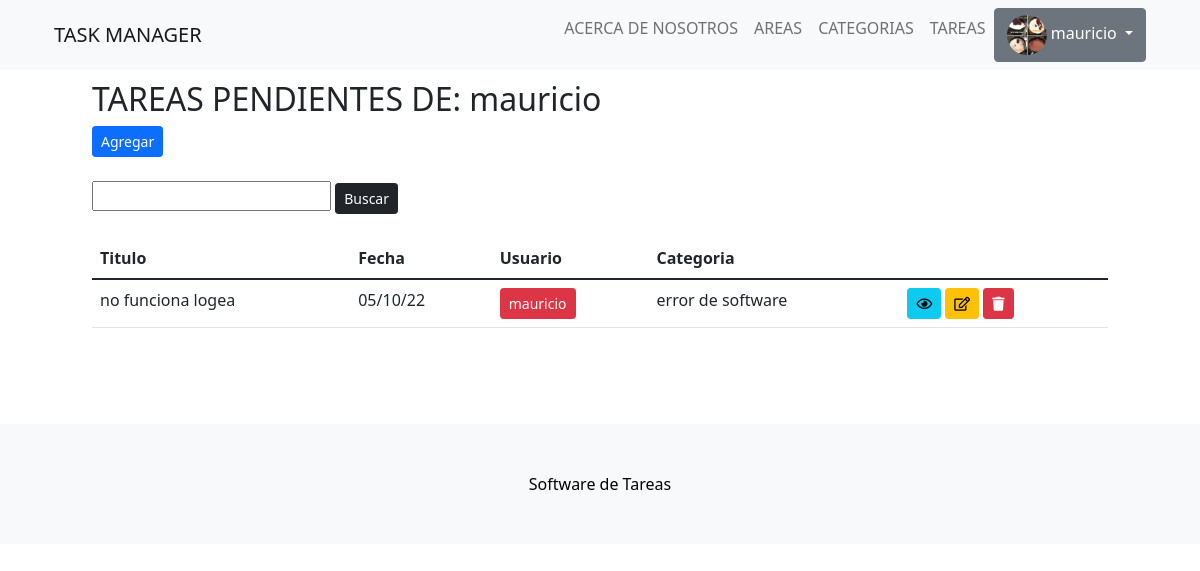
Page /tarea_usuario/1 (signed in) on the earlier database version.
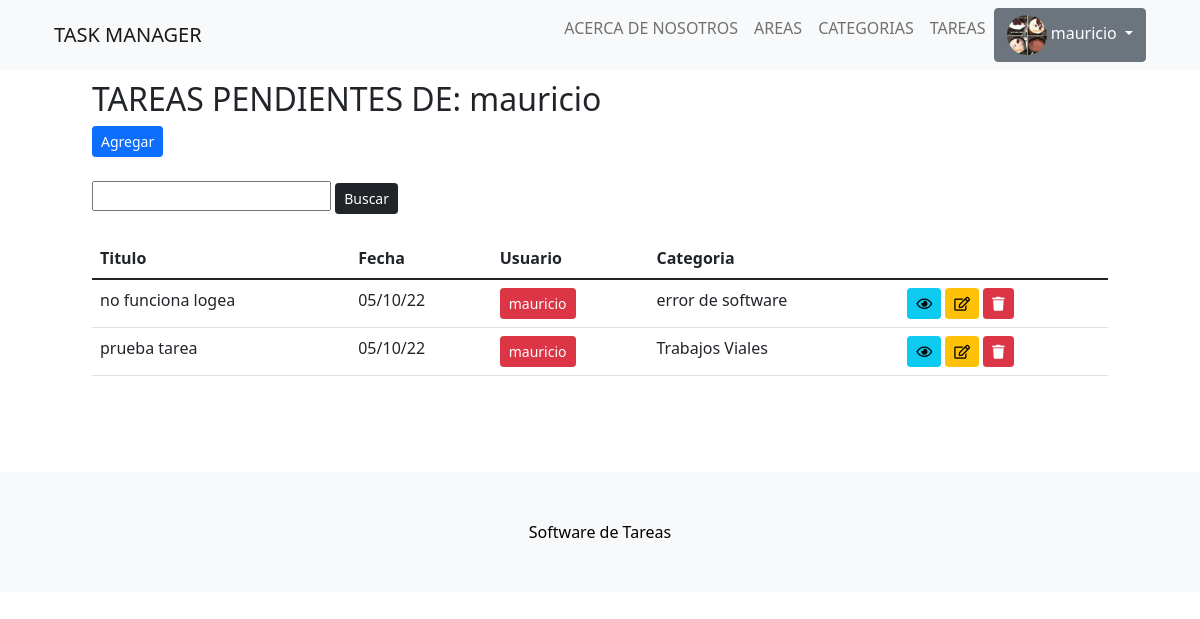
Same page on the later database version.
### app_tareas/models.py (models this page shows, shortened)
class Tarea(models.Model):
    usuario = models.ForeignKey(User,null=False, on_delete=models.CASCADE)
    titulo = models.CharField(max_length=200,null=False)
    descripcion = models.TextField(null=False)
    completo = models.BooleanField(default=False)
    creado = models.DateTimeField(auto_now_add=True)
    categoria = models.ForeignKey(Categoria,null=False,on_delete=models.PROTECT)
    usuario_carga = models.CharField(max_length=61,null=True)
    area = models.ForeignKey(Area,null=False,on_delete=models.PROTECT)
    class Meta:
        ordering = ['completo']

class Categoria(models.Model):
    descripcion = models.CharField(max_length=100)
    def __str__(self):
        return self.descripcion

### app_tareas/views.py (the view)
# urls.py: path('tarea_usuario/<int:usuario_id>', tarea , name ='tarea_usuario'),
def tarea(request, usuario_id):
    user = User.objects.filter(id = usuario_id)
    tareas = Tarea.objects.filter(usuario_id = user[0])
    return render(request, "app_tareas/tareas/tarea_usuario.html", {'tareas': tareas, 'usuario': user[0]})

### app_tareas/templates/app_tareas/tareas/tarea_usuario.html (shortened to what this page needs)
{% extends 'app_tareas/plantilla_base.html' %}
{% block contenido %}
<div class = 'container'>
    <h2>TAREAS PENDIENTES DE: {{usuario}}</h2>
    <a href="{% url 'crear_tarea' %}" class="btn btn-primary btn-sm">Agregar</a>
</div>
<br>
<div class="container">
    <form action="" method="GET">
        <input type="text" name="buscar" value = "{{valor_buscado}}">
        <input type="submit" value="Buscar" class="btn btn-dark btn-sm">
    </form>
</div>
<br>
<div class ='container'>
    <div class = 'row'>
        <div class = 'col'>
            <table class = 'table table-hover table-responsive-sm overflow-y: hidden'>
                <thead>
                    <tr>
                        <th>Titulo</th>
                        <th>Fecha</th>
                        <th>Usuario</th>
                        <th>Categoria</th>
                        <th></th>
                    </tr>
                </thead>
                <tbody>
                    {% for i in tareas %}
                    <tr>
                        {% if i.completo %}
                            <td class="table-success">{{i.titulo}}</td>
                            <td class="table-success">{{i.creado|date:"d/m/y"}}</td>
                            <td class="table-success"><a href="{% url 'tarea_usuario' i.usuario_id %}" class="btn btn-success btn-sm">{{i.usuario}}</a></td>
                            <td class="table-success">{{i.categoria}}</td>
                            <td class="table-success"><a id = visualizar href="{% url 'tarea' i.id %}" class="btn  btn-info btn-sm"><i class="far fa-eye"></i></a>
                            <a id = editar href="{% url 'editar_tarea' i.id %}" class="btn btn-warning btn-sm"><i class="far fa-edit"></i></a>
                            <a id = eliminar href="{% url 'eliminar_tarea' i.id %}" class="btn btn-danger btn-sm"><i class="fas fa-trash"></i></a></td>
                        {% else %}
                            <td>{{i.titulo}}</td>
                            <td>{{i.creado|date:"d/m/y"}}</td>
                            <td><a href="{% url 'tarea_usuario' i.usuario_id %}" class="btn btn-danger btn-sm">{{i.usuario}}</a></td>
                            <td>{{i.categoria}}</td>
                            <td><a id = visualizar href="{% url 'tarea' i.id %}" class="btn  btn-info btn-sm"><i class="far fa-eye"></i></a>
                            <a  id = editar href="{% url 'editar_tarea' i.id %}" class="btn btn-warning btn-sm"><i class="far fa-edit"></i></a>
                            <a  id = eliminar href="{% url 'eliminar_tarea' i.id %}" class="btn btn-danger btn-sm"><i class="fas fa-trash"></i></a></td>
                        {% endif %}
                    </tr>
                    {% empty %}
                    <h3> No hay elementos en esta lista </h3>
                    {% endfor %}
                </tbody>
            </table>
        </div>
    </div>
</div>
{% endblock contenido %}

Differences in the rows shown:
added Tarea: titulo "prueba tarea", creado "05/10/22", usuario "mauricio", categoria "Trabajos Viales"
